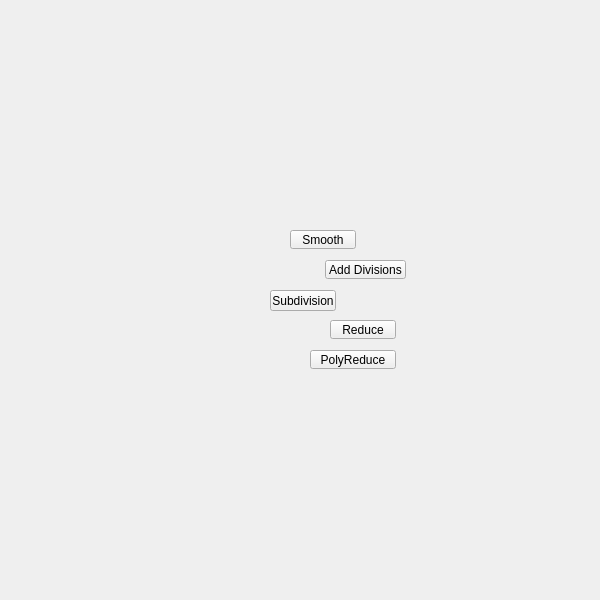
<?xml version="1.0" encoding="UTF-8"?>
<ui version="4.0">
 <class>QtUi</class>
 <widget class="QMainWindow" name="QtUi">
  <property name="enabled">
   <bool>true</bool>
  </property>
  <property name="geometry">
   <rect>
    <x>0</x>
    <y>0</y>
    <width>600</width>
    <height>600</height>
   </rect>
  </property>
  <property name="sizePolicy">
   <sizepolicy hsizetype="Ignored" vsizetype="Ignored">
    <horstretch>0</horstretch>
    <verstretch>0</verstretch>
   </sizepolicy>
  </property>
  <property name="minimumSize">
   <size>
    <width>0</width>
    <height>0</height>
   </size>
  </property>
  <property name="maximumSize">
   <size>
    <width>600</width>
    <height>600</height>
   </size>
  </property>
  <property name="cursor">
   <cursorShape>ArrowCursor</cursorShape>
  </property>
  <property name="windowTitle">
   <string>Toolkit</string>
  </property>
  <property name="whatsThis">
   <string>main</string>
  </property>
  <property name="toolButtonStyle">
   <enum>Qt::ToolButtonIconOnly</enum>
  </property>
  <property name="tabShape">
   <enum>QTabWidget::Triangular</enum>
  </property>
  <property name="dockNestingEnabled">
   <bool>true</bool>
  </property>
  <property name="dockOptions">
   <set>QMainWindow::AllowNestedDocks|QMainWindow::AllowTabbedDocks|QMainWindow::AnimatedDocks|QMainWindow::ForceTabbedDocks</set>
  </property>
  <widget class="QWidget" name="mainWindow">
   <property name="sizePolicy">
    <sizepolicy hsizetype="Ignored" vsizetype="Ignored">
     <horstretch>0</horstretch>
     <verstretch>0</verstretch>
    </sizepolicy>
   </property>
   <widget class="QPushButton" name="i004">
    <property name="geometry">
     <rect>
      <x>270</x>
      <y>290</y>
      <width>66</width>
      <height>21</height>
     </rect>
    </property>
    <property name="minimumSize">
     <size>
      <width>0</width>
      <height>21</height>
     </size>
    </property>
    <property name="maximumSize">
     <size>
      <width>16777215</width>
      <height>21</height>
     </size>
    </property>
    <property name="whatsThis">
     <string>subdivision</string>
    </property>
    <property name="text">
     <string>Subdivision</string>
    </property>
   </widget>
   <widget class="QPushButton" name="b004">
    <property name="enabled">
     <bool>true</bool>
    </property>
    <property name="geometry">
     <rect>
      <x>310</x>
      <y>350</y>
      <width>86</width>
      <height>19</height>
     </rect>
    </property>
    <property name="maximumSize">
     <size>
      <width>111</width>
      <height>19</height>
     </size>
    </property>
    <property name="toolTip">
     <string>Simplify a polygonal object by reducing geometry while preserving the overall shape of the mesh.</string>
    </property>
    <property name="text">
     <string>PolyReduce</string>
    </property>
    <property name="iconSize">
     <size>
      <width>18</width>
      <height>18</height>
     </size>
    </property>
   </widget>
   <widget class="QPushButton" name="b009">
    <property name="enabled">
     <bool>true</bool>
    </property>
    <property name="geometry">
     <rect>
      <x>290</x>
      <y>230</y>
      <width>66</width>
      <height>19</height>
     </rect>
    </property>
    <property name="maximumSize">
     <size>
      <width>111</width>
      <height>19</height>
     </size>
    </property>
    <property name="toolTip">
     <string>Smooth modifier</string>
    </property>
    <property name="text">
     <string>Smooth</string>
    </property>
    <property name="iconSize">
     <size>
      <width>18</width>
      <height>18</height>
     </size>
    </property>
   </widget>
   <widget class="QPushButton" name="b008">
    <property name="enabled">
     <bool>true</bool>
    </property>
    <property name="geometry">
     <rect>
      <x>325</x>
      <y>260</y>
      <width>81</width>
      <height>19</height>
     </rect>
    </property>
    <property name="maximumSize">
     <size>
      <width>111</width>
      <height>19</height>
     </size>
    </property>
    <property name="toolTip">
     <string>Tesselate modifier</string>
    </property>
    <property name="text">
     <string>Add Divisions</string>
    </property>
    <property name="iconSize">
     <size>
      <width>18</width>
      <height>18</height>
     </size>
    </property>
    <property name="balette" stdset="0">
     <palette>
      <active>
       <colorrole role="Base">
        <brush brushstyle="SolidPattern">
         <color alpha="255">
          <red>255</red>
          <green>255</green>
          <blue>255</blue>
         </color>
        </brush>
       </colorrole>
      </active>
      <inactive>
       <colorrole role="Base">
        <brush brushstyle="SolidPattern">
         <color alpha="255">
          <red>255</red>
          <green>255</green>
          <blue>255</blue>
         </color>
        </brush>
       </colorrole>
      </inactive>
      <disabled>
       <colorrole role="Base">
        <brush brushstyle="SolidPattern">
         <color alpha="255">
          <red>255</red>
          <green>85</green>
          <blue>0</blue>
         </color>
        </brush>
       </colorrole>
      </disabled>
     </palette>
    </property>
   </widget>
   <widget class="QPushButton" name="b005">
    <property name="enabled">
     <bool>true</bool>
    </property>
    <property name="geometry">
     <rect>
      <x>330</x>
      <y>320</y>
      <width>66</width>
      <height>19</height>
     </rect>
    </property>
    <property name="maximumSize">
     <size>
      <width>111</width>
      <height>19</height>
     </size>
    </property>
    <property name="toolTip">
     <string>Reduce number of poliginal components for selected objects</string>
    </property>
    <property name="text">
     <string>Reduce</string>
    </property>
    <property name="iconSize">
     <size>
      <width>18</width>
      <height>18</height>
     </size>
    </property>
   </widget>
  </widget>
 </widget>
 <resources/>
 <connections/>
 <designerdata>
  <property name="gridDeltaX">
   <number>5</number>
  </property>
  <property name="gridDeltaY">
   <number>10</number>
  </property>
  <property name="gridSnapX">
   <bool>true</bool>
  </property>
  <property name="gridSnapY">
   <bool>true</bool>
  </property>
  <property name="gridVisible">
   <bool>true</bool>
  </property>
 </designerdata>
</ui>
